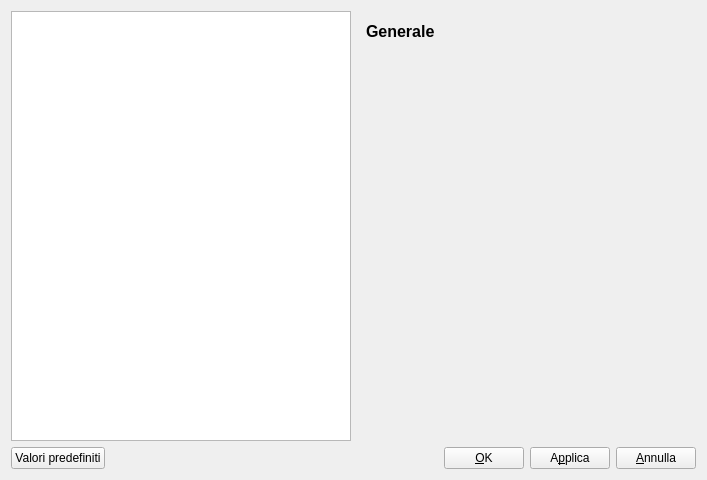
<?xml version="1.0" encoding="UTF-8"?>
<ui version="4.0">
 <class>ConfigDialog</class>
 <widget class="QDialog" name="ConfigDialog">
  <property name="geometry">
   <rect>
    <x>0</x>
    <y>0</y>
    <width>707</width>
    <height>480</height>
   </rect>
  </property>
  <property name="windowTitle">
   <string>Configura - Gestione Competenze Medici</string>
  </property>
  <layout class="QVBoxLayout" name="verticalLayout">
   <item>
    <layout class="QHBoxLayout" name="horizontalLayout_2">
     <item>
      <widget class="QListWidget" name="contentsWidget"/>
     </item>
     <item>
      <widget class="QStackedWidget" name="stackedWidget">
       <property name="currentIndex">
        <number>0</number>
       </property>
       <widget class="QWidget" name="generalPage">
        <layout class="QVBoxLayout" name="verticalLayout_2">
         <item>
          <layout class="QHBoxLayout" name="horizontalLayout_3">
           <item>
            <widget class="QLabel" name="label">
             <property name="font">
              <font>
               <pointsize>12</pointsize>
               <weight>75</weight>
               <bold>true</bold>
              </font>
             </property>
             <property name="text">
              <string>Generale</string>
             </property>
            </widget>
           </item>
           <item>
            <widget class="QLabel" name="generalPageIcon">
             <property name="minimumSize">
              <size>
               <width>22</width>
               <height>22</height>
              </size>
             </property>
             <property name="maximumSize">
              <size>
               <width>22</width>
               <height>22</height>
              </size>
             </property>
             <property name="text">
              <string/>
             </property>
             <property name="pixmap">
              <pixmap resource="assets.qrc">:/images/logo.png</pixmap>
             </property>
             <property name="scaledContents">
              <bool>true</bool>
             </property>
            </widget>
           </item>
          </layout>
         </item>
         <item>
          <spacer name="verticalSpacer">
           <property name="orientation">
            <enum>Qt::Vertical</enum>
           </property>
           <property name="sizeHint" stdset="0">
            <size>
             <width>20</width>
             <height>375</height>
            </size>
           </property>
          </spacer>
         </item>
        </layout>
       </widget>
       <widget class="QWidget" name="pathsPage">
        <layout class="QVBoxLayout" name="verticalLayout_3">
         <item>
          <layout class="QHBoxLayout" name="horizontalLayout_4">
           <item>
            <widget class="QLabel" name="label_2">
             <property name="font">
              <font>
               <weight>75</weight>
               <bold>true</bold>
              </font>
             </property>
             <property name="text">
              <string>Percorsi</string>
             </property>
            </widget>
           </item>
           <item>
            <widget class="QLabel" name="pathsPageIcon">
             <property name="minimumSize">
              <size>
               <width>22</width>
               <height>22</height>
              </size>
             </property>
             <property name="maximumSize">
              <size>
               <width>22</width>
               <height>22</height>
              </size>
             </property>
             <property name="text">
              <string/>
             </property>
             <property name="pixmap">
              <pixmap resource="assets.qrc">:/icons/stock_folder.svg</pixmap>
             </property>
             <property name="scaledContents">
              <bool>true</bool>
             </property>
            </widget>
           </item>
          </layout>
         </item>
         <item>
          <widget class="QGroupBox" name="groupBox">
           <property name="title">
            <string>Foto</string>
           </property>
           <layout class="QHBoxLayout" name="horizontalLayout_5">
            <item>
             <widget class="QLineEdit" name="photosPath">
              <property name="readOnly">
               <bool>true</bool>
              </property>
             </widget>
            </item>
            <item>
             <widget class="QPushButton" name="photoBrowser">
              <property name="text">
               <string/>
              </property>
              <property name="icon">
               <iconset resource="assets.qrc">
                <normaloff>:/icons/document-open.svg</normaloff>:/icons/document-open.svg</iconset>
              </property>
             </widget>
            </item>
           </layout>
          </widget>
         </item>
         <item>
          <widget class="QGroupBox" name="groupBox_2">
           <property name="title">
            <string>Java</string>
           </property>
           <layout class="QHBoxLayout" name="horizontalLayout_6">
            <item>
             <widget class="QLineEdit" name="javaPath">
              <property name="readOnly">
               <bool>true</bool>
              </property>
             </widget>
            </item>
            <item>
             <widget class="QPushButton" name="javaBrowser">
              <property name="text">
               <string/>
              </property>
              <property name="icon">
               <iconset resource="assets.qrc">
                <normaloff>:/icons/document-open.svg</normaloff>:/icons/document-open.svg</iconset>
              </property>
             </widget>
            </item>
           </layout>
          </widget>
         </item>
         <item>
          <widget class="QGroupBox" name="groupBox_3">
           <property name="title">
            <string>Tabula</string>
           </property>
           <layout class="QHBoxLayout" name="horizontalLayout_7">
            <item>
             <widget class="QLineEdit" name="tabulaPath">
              <property name="readOnly">
               <bool>true</bool>
              </property>
             </widget>
            </item>
            <item>
             <widget class="QPushButton" name="tabulaBrowser">
              <property name="text">
               <string/>
              </property>
              <property name="icon">
               <iconset resource="assets.qrc">
                <normaloff>:/icons/document-open.svg</normaloff>:/icons/document-open.svg</iconset>
              </property>
             </widget>
            </item>
           </layout>
          </widget>
         </item>
         <item>
          <spacer name="verticalSpacer_2">
           <property name="orientation">
            <enum>Qt::Vertical</enum>
           </property>
           <property name="sizeHint" stdset="0">
            <size>
             <width>20</width>
             <height>111</height>
            </size>
           </property>
          </spacer>
         </item>
        </layout>
       </widget>
      </widget>
     </item>
    </layout>
   </item>
   <item>
    <layout class="QHBoxLayout" name="horizontalLayout">
     <item>
      <widget class="QPushButton" name="restoreButton">
       <property name="text">
        <string>Valori predefiniti</string>
       </property>
       <property name="icon">
        <iconset resource="assets.qrc">
         <normaloff>:/icons/kt-restore-defaults.svg</normaloff>:/icons/kt-restore-defaults.svg</iconset>
       </property>
      </widget>
     </item>
     <item>
      <spacer name="horizontalSpacer">
       <property name="orientation">
        <enum>Qt::Horizontal</enum>
       </property>
       <property name="sizeHint" stdset="0">
        <size>
         <width>40</width>
         <height>20</height>
        </size>
       </property>
      </spacer>
     </item>
     <item>
      <widget class="QPushButton" name="okButton">
       <property name="text">
        <string>&amp;OK</string>
       </property>
       <property name="icon">
        <iconset resource="assets.qrc">
         <normaloff>:/icons/dialog-ok.svg</normaloff>:/icons/dialog-ok.svg</iconset>
       </property>
      </widget>
     </item>
     <item>
      <widget class="QPushButton" name="applyButton">
       <property name="text">
        <string>A&amp;pplica</string>
       </property>
       <property name="icon">
        <iconset resource="assets.qrc">
         <normaloff>:/icons/dialog-ok-apply.svg</normaloff>:/icons/dialog-ok-apply.svg</iconset>
       </property>
      </widget>
     </item>
     <item>
      <widget class="QPushButton" name="cancelButton">
       <property name="text">
        <string>&amp;Annulla</string>
       </property>
       <property name="icon">
        <iconset resource="assets.qrc">
         <normaloff>:/icons/dialog-cancel.svg</normaloff>:/icons/dialog-cancel.svg</iconset>
       </property>
      </widget>
     </item>
    </layout>
   </item>
  </layout>
 </widget>
 <resources>
  <include location="assets.qrc"/>
 </resources>
 <connections/>
</ui>
